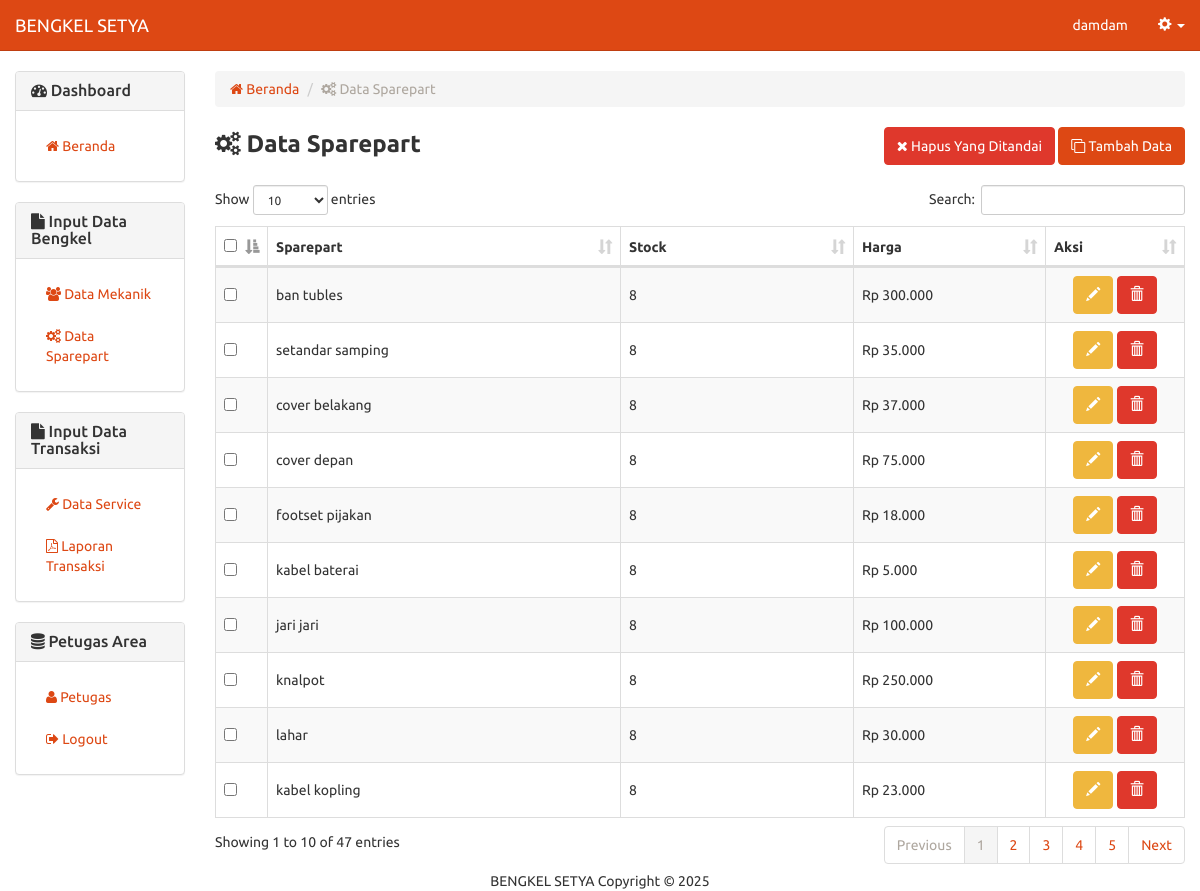
/bengkel/sparepart.php (signed in), run on the app's committed database.
### tables this page shows
CREATE TABLE `213_sparepart` (
  `id_sparepart` int(5) NOT NULL,
  `sparepart` varchar(50) DEFAULT NULL,
  `stock` varchar(5) DEFAULT NULL,
  `harga` varchar(10) DEFAULT NULL
);

### bengkel/includes/sparepart.inc.php (called while the page is built, shortened)
<?php
class Sparepart{
  private $conn;
  private $table_name = "213_sparepart";
  public function __construct($db){
    $this->conn = $db;
  }
  	function readAll(){
		$query = "SELECT * FROM ".$this->table_name." ORDER BY id_sparepart ASC";
		$stmt = $this->conn->prepare( $query );
		$stmt->execute();
		return $stmt;
	}
	function countAll(){
		$query = "SELECT * FROM ".$this->table_name;
		$stmt = $this->conn->prepare( $query );
		$stmt->execute();
		return $stmt->rowCount();
	}
}
?>

### bengkel/sparepart.php (the view, shortened to what this page needs)
<?php
include "header.php";
include_once 'includes/sparepart.inc.php';
$pro = new Sparepart($db);
$stmt = $pro->readAll();
            ?>
<div class="row">
	<div class="col-xs-12 col-sm-12 col-md-2">
		  	<?php
			include_once 'sidebar.php';
			?>
	</div>
	<div class="col-xs-12 col-sm-12 col-md-10">
	<ol class="breadcrumb">
	  <li><a href="home.php"><span class="fa fa-home"></span> Beranda</a></li>
	  <li class="active"><span class="fa fa-cogs"></span> Data Sparepart</li>
	</ol>
<form method="post">
    <div class="row">
        <div class="col-md-6 text-left">
            <strong style="font-size:18pt;"><span class="fa fa-cogs"></span> Data Sparepart</strong>
        </div>
        <div class="col-md-6 text-right">
            <button type="submit" name="hapus-contengan" class="btn btn-danger"><span class="fa fa-close"></span> Hapus Yang Ditandai</button>
            <button type="button" onclick="location.href='sparepart-baru.php'" class="btn btn-primary"><span class="fa fa-clone"></span> Tambah Data</button>
        </div>
    </div>
    <br/>
    <table width="100%" class="table table-striped table-bordered" id="tabeldata">
        <thead>
            <tr>
                <th width="10px"><input type="checkbox" name="select-all" id="select-all" /></th>
                <th>Sparepart</th>
				<th>Stock</th>
				<th>Harga</th>
                <th width="100px">Aksi</th>
            </tr>
        </thead>
               <tbody>
    <?php
    while ($row = $stmt->fetch(PDO::FETCH_ASSOC)){
    ?>
            <tr>
                <td style="vertical-align:middle;"><input type="checkbox" value="<?php echo $row['id_sparepart'] ?>" name="checkbox[]" /></td>
    	    <td style="vertical-align:middle;"><?php echo $row['sparepart'] ?></td>
			<td style="vertical-align:middle;">
			<?php
			$sedia = $row['stock'];
			if($sedia == 0){
				echo"<font color='red'>Tidak Tersedia</font>";
			}else{
				echo "$sedia";
			}
			?>
			</td>
			<td style="vertical-align:middle;">Rp <?php echo number_format($row['harga'] , 0, ".",".") ?></td>
            <td class="text-center" style="vertical-align:middle;">
    		  <a href="sparepart-ubah.php?id=<?php echo $row['id_sparepart'] ?>" class="btn btn-warning"><span class="glyphicon glyphicon-pencil" aria-hidden="true"></span></a>
    		  <a href="sparepart-hapus.php?id=<?php echo $row['id_sparepart'] ?>" onclick="return confirm('Yakin ingin menghapus data')" class="btn btn-danger"><span class="glyphicon glyphicon-trash" aria-hidden="true"></span></a>
    	    </td>
            </tr>
    <?php
    }
    ?>
        </tbody>
    </table>
    </form>
</div>
</div>
<?php include "footer.php"; ?>

### data on the page
213_sparepart: sparepart "ban tubles", stock "8", harga "300.000", id_sparepart 0 (drawn)
213_sparepart: sparepart "setandar samping", stock "8", harga "35.000", id_sparepart 0 (drawn)
213_sparepart: sparepart "cover belakang", stock "8", harga "37.000", id_sparepart 0 (drawn)
213_sparepart: sparepart "cover depan", stock "8", harga "75.000", id_sparepart 0 (drawn)
213_sparepart: sparepart "footset pijakan", stock "8", harga "18.000", id_sparepart 0 (drawn)
213_sparepart: sparepart "kabel baterai", stock "8", harga "5.000", id_sparepart 0 (drawn)
213_sparepart: sparepart "jari jari", stock "8", harga "100.000", id_sparepart 0 (drawn)
213_sparepart: sparepart "knalpot", stock "8", harga "250.000", id_sparepart 0 (drawn)
213_sparepart: sparepart "lahar", stock "8", harga "30.000", id_sparepart 0 (drawn)
213_sparepart: sparepart "kabel kopling", stock "8", harga "23.000", id_sparepart 0 (drawn)

### other printed values
$_SESSION['nama_pengguna'] "damdam"
